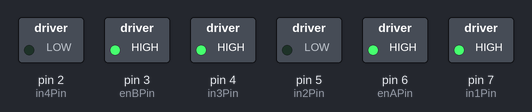
The sketch below on a simulated Arduino Uno, built with avr-gcc and run on an emulated ATmega328P. On the bench: switched loads named in the sketch (green lamp = pin HIGH). What the sketch prints to the serial monitor is not drawn.

Above: at 0.1 s.
Timing chart, 0 to 1.6 s (numbered marks = the images above):
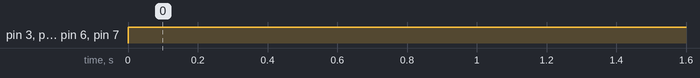

Measured:
- by itself, pin 3 (enBPin), pin 4 (in3Pin), pin 6 (enAPin), pin 7 (in1Pin): LOW → HIGH at 0.00 s

The sketch:

Kitbot-test-3.ino
```cpp
/*
 * Code pulled from Sparkfun Redbot example code and cs.columbia.edu example code
 * for the VKMaker 2WD Smart Robot
*/
#include <RedBot.h>
RedBotMotors motors;

RedBotEncoder encoder = RedBotEncoder(A4,A5);  // initializes encoder on pins A4 and A5
int countsPerRev = 4;   // 4 pairs of N-S x 48:1 gearbox = 192 ticks per wheel rev

// variables used to store the left and right encoder counts.
int lCount;
int rCount;

// Motor control pins : L298N H bridge
const int enAPin = 6; // Left motor PWM speed control
const int in1Pin = 7; // Left motor Direction 1
const int in2Pin = 5; // Left motor Direction 2
const int in3Pin = 4; // Right motor Direction 1
const int in4Pin = 2; // Right motor Direction 2
const int enBPin = 3; // Right motor PWM speed control
enum Motor { L, R };

// Set motor speed: 255 full ahead, −255 full reverse , 0 stop
void go( enum Motor m, int speed)
{
  digitalWrite (m == L ? in1Pin : in3Pin , speed > 0 ? HIGH : LOW );
  digitalWrite (m == L ? in2Pin : in4Pin , speed <= 0 ? HIGH : LOW );
  analogWrite(m == L ? enAPin : enBPin, speed < 0 ? -speed : speed);
}

void testMotors ()
{
  static int speed[8] = {128,255,128,0,-128,-255,-128,0};
  go(R, 0);
  for (unsigned char i = 0 ; i < 8 ; i++)
  go(L, speed[i ]), delay (200);
  for (unsigned char i = 0 ; i < 8 ; i++)
  go(R, speed[i ]), delay (200);
}

void setup() {
  Serial.begin(9600);
  pinMode(enAPin, OUTPUT);
  pinMode(in1Pin, OUTPUT);
  pinMode(in2Pin, OUTPUT);
  pinMode(in3Pin, OUTPUT);
  pinMode(in4Pin, OUTPUT);
  pinMode(enBPin, OUTPUT);

  go(L, 0);
  go(R, 0);

}

void loop() {

  go(L,255);
  go(R,255);
  lCount = encoder.getTicks(LEFT);    // read the left motor encoder
  rCount = encoder.getTicks(RIGHT);   // read the right motor encoder

  Serial.print(lCount);
  Serial.print("\t");
  Serial.println(rCount);

  if ((lCount > countsPerRev) || (rCount > countsPerRev) )
   {
    encoder.clearEnc(BOTH);  // Reset the counters.
   }
}
```
